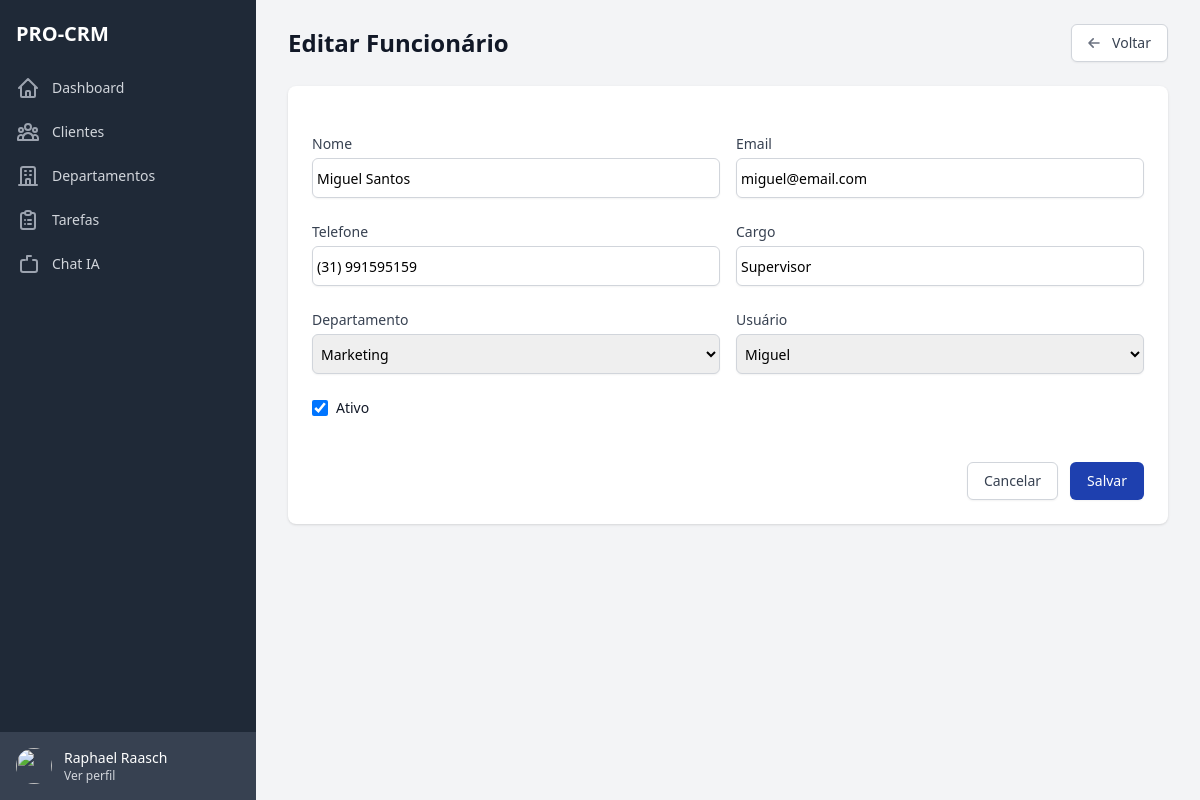
Screenshot of /employers/2/edit/ (signed in) with the database file from the repository.
### apps/accounts/models.py (models this page shows)
class CustomUser(AbstractUser):
    id = models.UUIDField(primary_key=True, default=uuid.uuid4, editable=False)
    enterprise = models.ForeignKey(Enterprise, on_delete=models.CASCADE, null=True, blank=True)
    cpf = models.CharField(
        max_length=14,
        blank=True,
        null=True,
        verbose_name='CPF',
        help_text='Digite o CPF no formato XXX.XXX.XXX-XX'
    )
    phone = models.CharField(
        max_length=15,
        blank=True,
        null=True,
        verbose_name='Telefone',
        help_text='Digite o telefone no formato (XX) XXXXX-XXXX'
    )
    photo = models.ImageField(upload_to='users/photos/', null=True, blank=True, verbose_name='Foto')
    groups = models.ManyToManyField(
        'auth.Group',
        verbose_name='groups',
        blank=True,
        help_text='The groups this user belongs to. A user will get all permissions granted to each of their groups.',
        related_name='custom_user_set',
        related_query_name='custom_user'
    )
    user_permissions = models.ManyToManyField(
        'auth.Permission',
        verbose_name='user permissions',
        blank=True,
        help_text='Specific permissions for this user.',
        related_name='custom_user_set',
        related_query_name='custom_user'
    )
    is_active = models.BooleanField(default=True)
    is_staff = models.BooleanField(default=False)
    is_superuser = models.BooleanField(default=False)
    created_at = models.DateTimeField(auto_now_add=True)
    updated_at = models.DateTimeField(auto_now=True)
    is_admin = models.BooleanField(default=True)
    class Meta:
        verbose_name = 'Usuário'
        verbose_name_plural = 'Usuários'
        ordering = ['username']
    def __str__(self):
        return self.username

### apps/employers/models.py (models this page shows, shortened)
class Employer(BaseModel):
    name = models.CharField('Nome', max_length=100)
    email = models.EmailField('Email')
    phone = models.CharField('Telefone', max_length=20)
    position = models.CharField('Cargo', max_length=100, null=True, blank=True)
    department = models.ForeignKey(Department, on_delete=models.CASCADE, verbose_name='Departamento', null=True, blank=True)
    enterprise = models.ForeignKey(Enterprise, on_delete=models.CASCADE, verbose_name='Empresa')
    user = models.OneToOneField(User, on_delete=models.CASCADE, verbose_name='Usuário')
    is_active = models.BooleanField('Ativo', default=True)
    class Meta:
        verbose_name = 'Funcionário'
        verbose_name_plural = 'Funcionários'
        ordering = ['name']

### apps/employers/views.py (the view)
# urls.py: path('<int:pk>/edit/', views.employer_edit, name='edit'),
@login_required
def employer_edit(request, pk):
    try:
        enterprise = request.user.enterprise
        employer = get_object_or_404(Employer, pk=pk, enterprise=enterprise)
        if request.method == 'POST':
            form = EmployerForm(request.POST, instance=employer, user=request.user)
            if form.is_valid():
                try:
                    employer = form.save(commit=False)
                    employer.enterprise = enterprise
                    employer.save()
                    messages.success(request, 'Funcionário atualizado com sucesso!')
                    return redirect('employers:list')
                except Exception as e:
                    messages.error(request, f'Erro ao atualizar funcionário: {str(e)}')
        else:
            form = EmployerForm(instance=employer, user=request.user)
        return render(request, 'employers/pages/form.html', {
            'form': form,
            'employer': employer
        })
    except AttributeError:
        messages.error(request, 'Você precisa estar vinculado a uma empresa para acessar esta página.')
        return redirect('dashboard:index')

### apps/department/models.py (called while the page is built)
    def __str__(self):
        return self.name

### apps/employers/templates/employers/pages/form.html (shortened to what this page needs)
{% extends 'base.html' %}
{% load static %}
{% block content %}
<div class="flex h-screen bg-gray-100">
    {% include 'includes/sidebar.html' %}
    <div class="flex-1 flex flex-col overflow-hidden">
        <main class="flex-1 relative overflow-y-auto focus:outline-none">
            <div class="py-6">
                <div class="max-w-7xl mx-auto px-4 sm:px-6 md:px-8">
                    <div class="md:flex md:items-center md:justify-between mb-6">
                        <div class="flex-1 min-w-0">
                            <h1 class="text-2xl font-semibold text-gray-900">
                                {% if employer %}Editar{% else %}Novo{% endif %} Funcionário
                            </h1>
                        </div>
                        <div class="mt-4 flex md:mt-0 md:ml-4">
                            <a href="{% url 'employers:list' %}" class="inline-flex items-center px-4 py-2 border border-gray-300 rounded-md shadow-sm text-sm font-medium text-gray-700 bg-white hover:bg-gray-50 focus:outline-none focus:ring-2 focus:ring-offset-2 focus:ring-blue-800">
                                <svg class="-ml-1 mr-2 h-5 w-5 text-gray-500" xmlns="http://www.w3.org/2000/svg" fill="none" viewBox="0 0 24 24" stroke="currentColor">
                                    <path stroke-linecap="round" stroke-linejoin="round" stroke-width="2" d="M11 17l-5-5m0 0l5-5m-5 5h12" />
                                </svg>
                                Voltar
                            </a>
                        </div>
                    </div>
                    <div class="bg-white shadow overflow-hidden sm:rounded-lg">
                        <div class="px-4 py-5 sm:p-6">
                            <form method="POST" class="space-y-6">
                                <div class="grid grid-cols-1 gap-y-6 gap-x-4 sm:grid-cols-6">
                                    <div class="sm:col-span-3">
                                        <label for="{{ form.name.id_for_label }}" class="block text-sm font-medium text-gray-700">{{ form.name.label }}</label>
                                        <div class="mt-1">
                                            {{ form.name }}
                                        </div>
                                    </div>
                                    <div class="sm:col-span-3">
                                        <label for="{{ form.email.id_for_label }}" class="block text-sm font-medium text-gray-700">{{ form.email.label }}</label>
                                        <div class="mt-1">
                                            {{ form.email }}
                                        </div>
                                    </div>
                                    <div class="sm:col-span-3">
                                        <label for="{{ form.phone.id_for_label }}" class="block text-sm font-medium text-gray-700">{{ form.phone.label }}</label>
                                        <div class="mt-1">
                                            {{ form.phone }}
                                        </div>
                                    </div>
                                    <div class="sm:col-span-3">
                                        <label for="{{ form.position.id_for_label }}" class="block text-sm font-medium text-gray-700">{{ form.position.label }}</label>
                                        <div class="mt-1">
                                            {{ form.position }}
                                        </div>
                                    </div>
                                    <div class="sm:col-span-3">
                                        <label for="{{ form.department.id_for_label }}" class="block text-sm font-medium text-gray-700">{{ form.department.label }}</label>
                                        <div class="mt-1">
                                            {{ form.department }}
                                        </div>
                                    </div>
                                    <div class="sm:col-span-3">
                                        <label for="{{ form.user.id_for_label }}" class="block text-sm font-medium text-gray-700">{{ form.user.label }}</label>
                                        <div class="mt-1">
                                            {{ form.user }}
                                        </div>
                                    </div>
                                    <div class="sm:col-span-6">
                                        <div class="flex items-center">
                                            {{ form.is_active }}
                                            <label for="{{ form.is_active.id_for_label }}" class="ml-2 block text-sm text-gray-900">
                                                {{ form.is_active.label }}
                                            </label>
                                        </div>
                                    </div>
                                </div>
                                <div class="pt-5">
                                    <div class="flex justify-end">
                                        <a href="{% url 'employers:list' %}" class="bg-white py-2 px-4 border border-gray-300 rounded-md shadow-sm text-sm font-medium text-gray-700 hover:bg-gray-50 focus:outline-none focus:ring-2 focus:ring-offset-2 focus:ring-blue-800">
                                            Cancelar
                                        </a>
                                        <button type="submit" class="ml-3 inline-flex justify-center py-2 px-4 border border-transparent shadow-sm text-sm font-medium rounded-md text-white bg-blue-800 hover:bg-blue-900 focus:outline-none focus:ring-2 focus:ring-offset-2 focus:ring-blue-800">
                                            Salvar
                                        </button>
                                    </div>
                                </div>
                            </form>
                        </div>
                    </div>
                </div>
            </div>
        </main>
    </div>
</div>
{% endblock %}

### templates/includes/sidebar.html
{% load static %}
<div class="hidden md:flex md:flex-shrink-0">
    <div class="flex flex-col w-64">
        <div class="flex flex-col h-0 flex-1 bg-gray-800">
            <div class="flex-1 flex flex-col pt-5 pb-4 overflow-y-auto">
                <div class="flex items-center flex-shrink-0 px-4">
                    <h1 class="text-xl font-bold text-white">PRO-CRM</h1>
                </div>
                <nav class="mt-5 flex-1 px-2 bg-gray-800 space-y-1">
                    <a href="{% url 'dashboard:home' %}" class="group flex items-center px-2 py-2 text-sm font-medium rounded-md {% if request.resolver_match.url_name == 'home' %}bg-gray-900 text-white{% else %}text-gray-300 hover:bg-gray-700 hover:text-white{% endif %}">
                        <svg class="mr-3 h-6 w-6 {% if request.resolver_match.url_name == 'home' %}text-gray-300{% else %}text-gray-400 group-hover:text-gray-300{% endif %}" xmlns="http://www.w3.org/2000/svg" fill="none" viewBox="0 0 24 24" stroke="currentColor">
                            <path stroke-linecap="round" stroke-linejoin="round" stroke-width="2" d="M3 12l2-2m0 0l7-7 7 7M5 10v10a1 1 0 001 1h3m10-11l2 2m-2-2v10a1 1 0 01-1 1h-3m-6 0a1 1 0 001-1v-4a1 1 0 011-1h2a1 1 0 011 1v4a1 1 0 001 1m-6 0h6" />
                        </svg>
                        Dashboard
                    </a>
                    <a href="{% url 'clients:list' %}" class="group flex items-center px-2 py-2 text-sm font-medium rounded-md {% if request.resolver_match.app_name == 'clients' %}bg-gray-900 text-white{% else %}text-gray-300 hover:bg-gray-700 hover:text-white{% endif %}">
                        <svg class="mr-3 h-6 w-6 {% if request.resolver_match.app_name == 'clients' %}text-gray-300{% else %}text-gray-400 group-hover:text-gray-300{% endif %}" xmlns="http://www.w3.org/2000/svg" fill="none" viewBox="0 0 24 24" stroke="currentColor">
                            <path stroke-linecap="round" stroke-linejoin="round" stroke-width="2" d="M17 20h5v-2a3 3 0 00-5.356-1.857M17 20H7m10 0v-2c0-.656-.126-1.283-.356-1.857M7 20H2v-2a3 3 0 015.356-1.857M7 20v-2c0-.656.126-1.283.356-1.857m0 0a5.002 5.002 0 019.288 0M15 7a3 3 0 11-6 0 3 3 0 016 0zm6 3a2 2 0 11-4 0 2 2 0 014 0zM7 10a2 2 0 11-4 0 2 2 0 014 0z" />
                        </svg>
                        Clientes
                    </a>
                    <a href="{% url 'department:list' %}" class="group flex items-center px-2 py-2 text-sm font-medium rounded-md {% if request.resolver_match.app_name == 'department' %}bg-gray-900 text-white{% else %}text-gray-300 hover:bg-gray-700 hover:text-white{% endif %}">
                        <svg class="mr-3 h-6 w-6 {% if request.resolver_match.app_name == 'department' %}text-gray-300{% else %}text-gray-400 group-hover:text-gray-300{% endif %}" xmlns="http://www.w3.org/2000/svg" fill="none" viewBox="0 0 24 24" stroke="currentColor">
                            <path stroke-linecap="round" stroke-linejoin="round" stroke-width="2" d="M19 21V5a2 2 0 00-2-2H7a2 2 0 00-2 2v16m14 0h2m-2 0h-5m-9 0H3m2 0h5M9 7h1m-1 4h1m4-4h1m-1 4h1m-5 10v-5a1 1 0 011-1h2a1 1 0 011 1v5m-4 0h4" />
                        </svg>
                        Departamentos
                    </a>
                    <a href="{% url 'tasks:kanban' %}" class="group flex items-center px-2 py-2 text-sm font-medium rounded-md {% if request.resolver_match.app_name == 'tasks' %}bg-gray-900 text-white{% else %}text-gray-300 hover:bg-gray-700 hover:text-white{% endif %}">
                        <svg class="mr-3 h-6 w-6 {% if request.resolver_match.app_name == 'tasks' %}text-gray-300{% else %}text-gray-400 group-hover:text-gray-300{% endif %}" xmlns="http://www.w3.org/2000/svg" fill="none" viewBox="0 0 24 24" stroke="currentColor">
                            <path stroke-linecap="round" stroke-linejoin="round" stroke-width="2" d="M9 5H7a2 2 0 00-2 2v12a2 2 0 002 2h10a2 2 0 002-2V7a2 2 0 00-2-2h-2M9 5a2 2 0 002 2h2a2 2 0 002-2M9 5a2 2 0 012-2h2a2 2 0 012 2m-3 7h3m-3 4h3m-6-4h.01M9 16h.01" />
                        </svg>
                        Tarefas
                    </a>
                    <a href="{% url 'chat:chat' %}" class="group flex items-center px-2 py-2 text-sm font-medium rounded-md {% if request.resolver_match.app_name == 'chat' %}bg-gray-900 text-white{% else %}text-gray-300 hover:bg-gray-700 hover:text-white{% endif %}">
                        <svg class="mr-3 h-6 w-6 {% if request.resolver_match.app_name == 'chat' %}text-gray-300{% else %}text-gray-400 group-hover:text-gray-300{% endif %}" xmlns="http://www.w3.org/2000/svg" fill="none" viewBox="0 0 24 24" stroke="currentColor">
                            <path stroke-linecap="round" stroke-linejoin="round" stroke-width="2" d="M17 8h2a2 2 0 012 2v8a2 2 0 01-2 2H7a2 2 0 01-2-2V10a2 2 0 012-2h2m6-4h-4m0 0V4m0 0v4" />
                        </svg>
                        Chat IA
                    </a>
                </nav>
            </div>
            <div class="flex-shrink-0 flex bg-gray-700 p-4">
                <a href="#" class="flex-shrink-0 w-full group block">
                    <div class="flex items-center">
                        <div>
                            <img class="inline-block h-9 w-9 rounded-full" src="https://images.unsplash.com/photo-1472099645785-5658abf4ff4e?ixlib=rb-1.2.1&ixid=eyJhcHBfaWQiOjEyMDd9&auto=format&fit=facearea&facepad=2&w=256&h=256&q=80" alt="">
                        </div>
                        <div class="ml-3">
                            <p class="text-sm font-medium text-white">
                                {{ request.user.get_full_name }}
                            </p>
                            <p class="text-xs font-medium text-gray-300 group-hover:text-gray-200">
                                Ver perfil
                            </p>
                        </div>
                    </div>
                </a>
            </div>
        </div>
    </div>
</div>

### rows the page displays
CustomUser: user.get_full_name "Raphael Raasch"
Employer: name "Miguel Santos", email "miguel@email.com", phone "(31) 991595159", position "Supervisor", department "Marketing", user "Miguel", is_active "☑"
